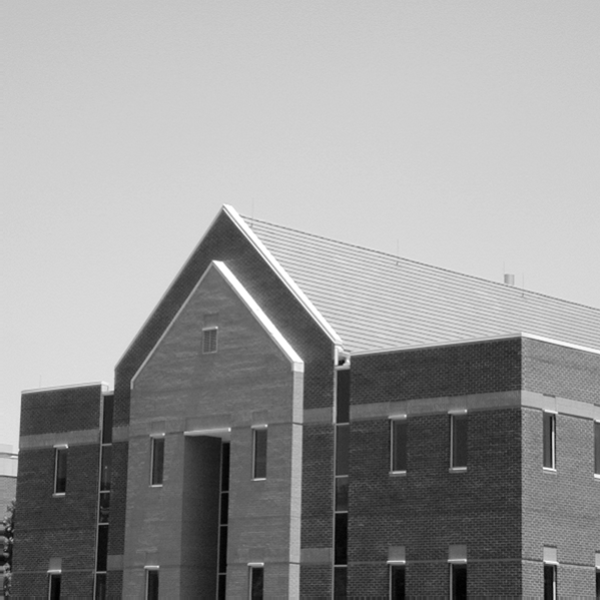
#> input picture en2550_homework/4/building.tif, 600 x 600 px
$ jupyter execute EX4_190144D.ipynb
#> lines starting #> are read from the running program, lines starting #| are printed output that depends on the picture; after the words box and inside, x2 and y2 are one past the last pixel; in counts of white or black regions, pixels touching at a corner belong together
Name : Dilshan J.V.A.P

Index number : 190144D

Exercise 4

[cell 1]
import numpy as np
import cv2 as cv
import matplotlib.pyplot as plt
from mpl_toolkits.mplot3d import Axes3D
from matplotlib import cm

[cell 2]
#(1)
fig,ax = plt.subplots(1,2,figsize=(16,8))
ax1=fig.add_subplot(121,projection='3d')
ax2=fig.add_subplot(122,projection='3d')

delta=0.1
XX,YY=np.meshgrid(np.arange(-5,5+delta,delta),np.arange(-5,5+delta,delta))

sigma=1
g=np.exp(-(XX**2+YY**2)/(2*sigma**2))
g/=np.sum(g)
sobel_v=np.array([[-1,-2,-1],[0,0,0],[1,2,1]],dtype=np.float32)
g_x=cv.filter2D(g,-1,sobel_v)
sobel_h=np.array([[-1,0,1],[-2,0,2],[-1,0,1]],dtype=np.float32)
g_y=cv.filter2D(g,-1,sobel_h)

surf1=ax1.plot_surface(XX,YY,g_x,cmap=cm.jet,linewidth=0,antialiased=True)
surf2=ax2.plot_surface(XX,YY,g_y,cmap=cm.jet,linewidth=0,antialiased=True)
plt.show()
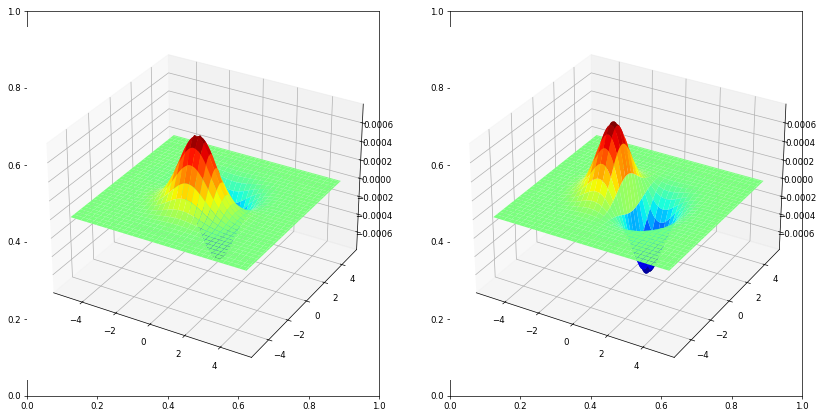
#> figure drawn by matplotlib, 2 panels

[cell 3]
#(4)
im = cv.imread (r'building.tif', cv.IMREAD_GRAYSCALE)
#> im is the input picture: shape (600, 600); min 0, max 255, mean 152.8
assert im is not None
edges = cv.Canny (im, 100, 200) # image, low threshold, high threshold
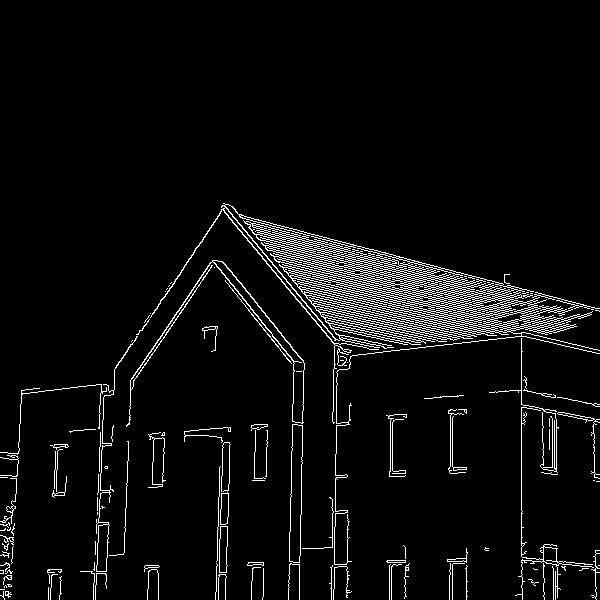
#> edges: shape (600, 600); 5% white in thin lines or dots, all inside (x1, y1, x2, y2) = (0, 203, 600, 600)
fig, ax = plt. subplots(1,2, figsize=(20, 20))
ax[0].imshow (im, cmap='gray')
ax[1].imshow (edges, cmap='gray')
plt.show()
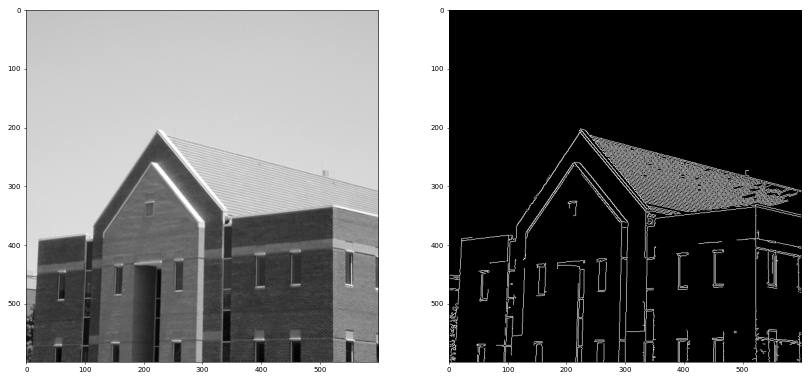
#> figure drawn by matplotlib, 2 panels

[cell 4]
#(2)
im = cv.imread (r'building.tif', cv.IMREAD_COLOR)
assert im is not None
gray = cv.cvtColor(im, cv.COLOR_BGR2GRAY)
gray= np. float32 (gray)
dst = cv.cornerHarris(gray, 2, 3, 0.04)
dst = cv.dilate(dst, None)
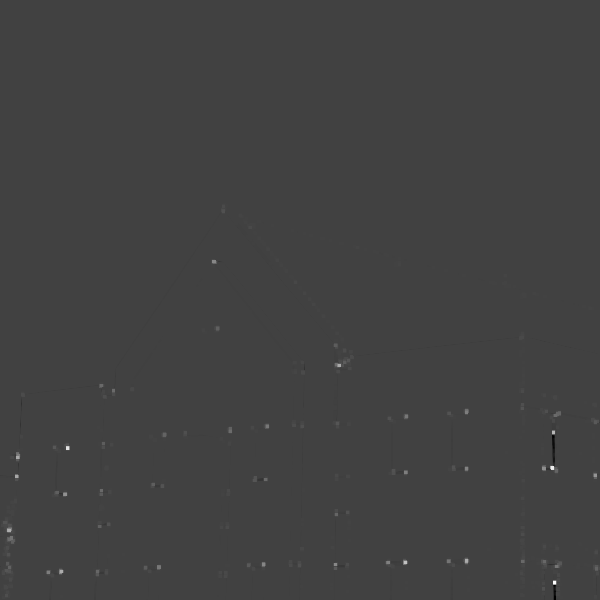
#> dst: shape (600, 600) float32; min -7770649.5, max 22525724, mean 21524.3; drawn with min black and max white
im[dst > 0.01*dst.max()] = [0, 0, 255]
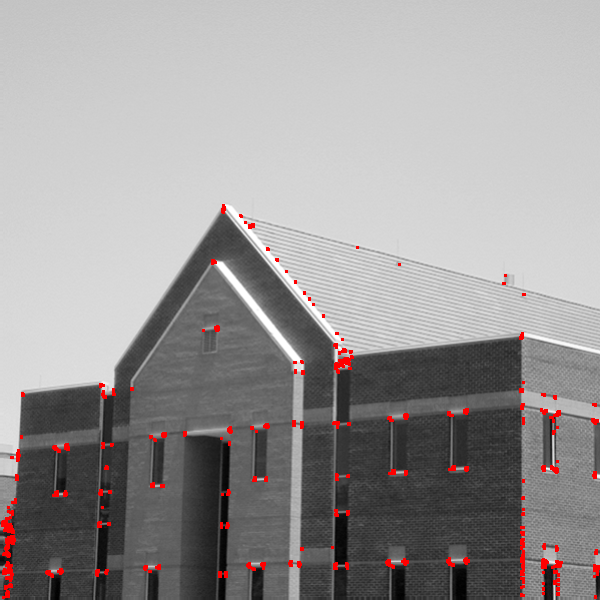
#> im: shape (600, 600, 3); 1.29% of pixels changed, all inside (x1, y1, x2, y2) = (1, 204, 600, 599)
fig, ax = plt. subplots(1,2, figsize=(20, 20))
ax[0].imshow (gray, cmap='gray')
ax[0].axis('off')
ax[1].imshow (im, cmap='gray')
ax[1].axis('off')
#> figure, not shown here; B, G, R data is drawn as R, G, B

[cell 5]
#(3)
from skimage.feature import peak_local_max
im = cv.imread (r'building.tif', cv.IMREAD_COLOR)
assert im is not None
fig, ax = plt. subplots(1,4, figsize=(20, 20))
ax[0].imshow (im, cmap='gray')
ax[0].set_title('Original')
I=cv.cvtColor(im,cv.COLOR_BGR2GRAY)
I=np.float32(I)

sobel_v=np.array([[-1,-2,-1],[0,0,0],[1,2,1]],dtype=np.float32)
sobel_h=np.array([[-1,0,1],[-2,0,2],[-1,0,1]],dtype=np.float32)

Ix=cv.filter2D(I,-1,sobel_v)
Iy=cv.filter2D(I,-1,sobel_h)
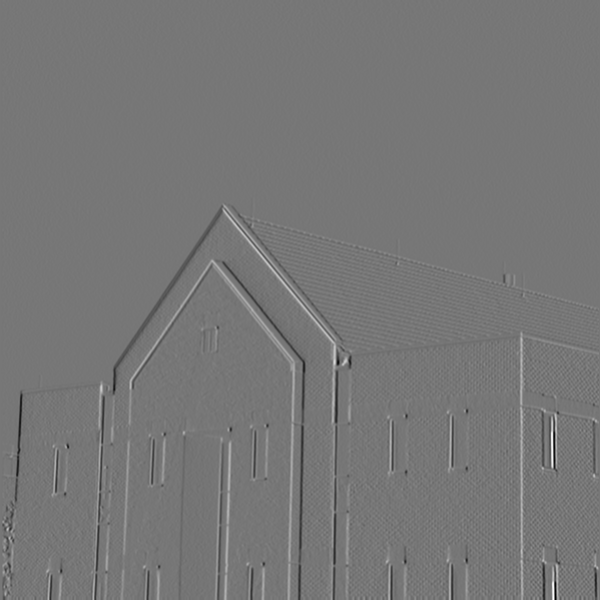
#> Iy: shape (600, 600) float32; min -677, max 772, mean -0.2; drawn with min black and max white

sigma=3
ksize=7
m11=cv.GaussianBlur(Ix*Ix,(ksize,ksize),sigma)
m12=cv.GaussianBlur(Ix*Iy,(ksize,ksize),sigma)
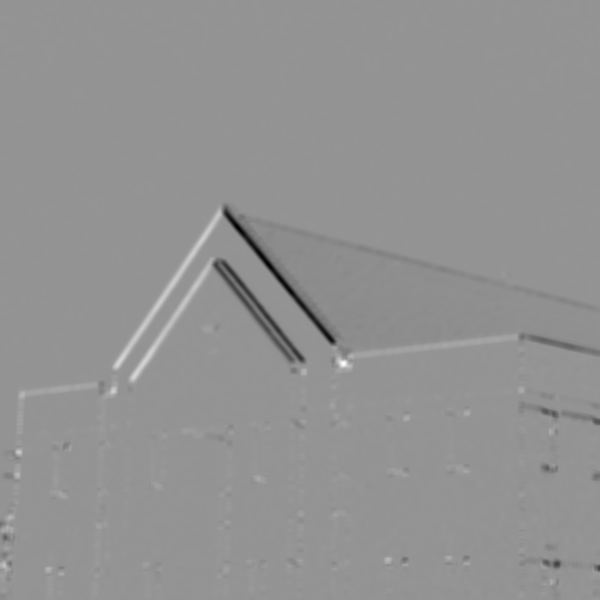
#> m12: shape (600, 600) float32; min -46421.2, max 33566.3, mean -267.1; drawn with min black and max white
m21=m12
m22=cv.GaussianBlur(Iy*Iy,(ksize,ksize),sigma)

det=m11*m22-m12*m21
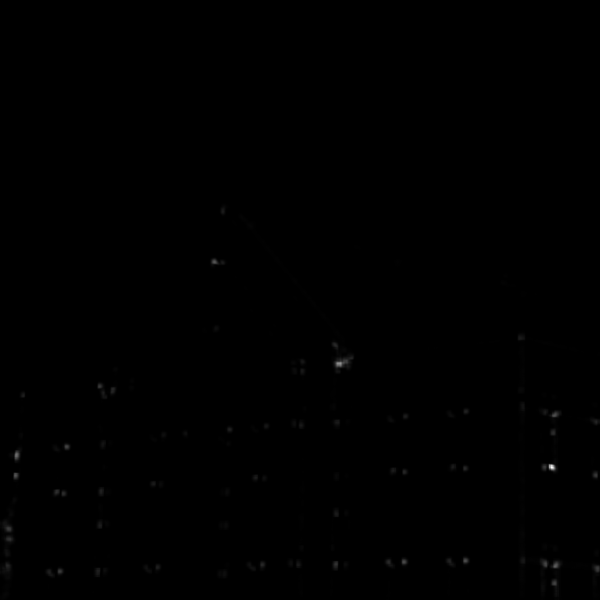
#> det: shape (600, 600) float32; min 7.1, max 5.58e+09, mean 7695048.5; drawn with min black and max white
trace=m11+m22
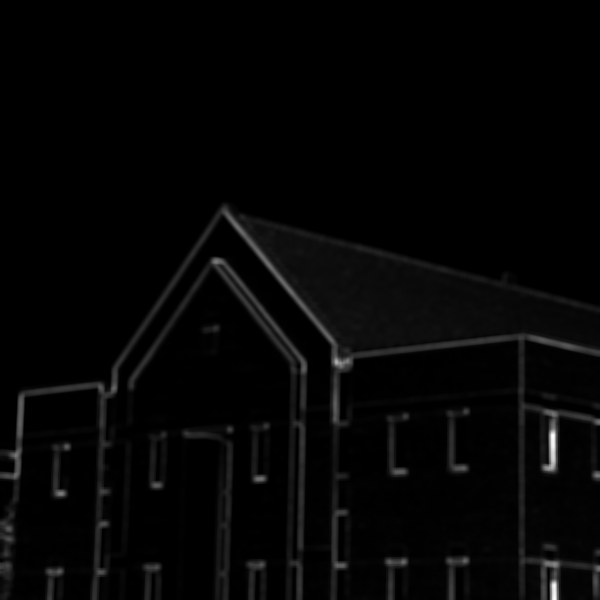
#> trace: shape (600, 600) float32; min 5.74, max 217900.3, mean 4656.9; drawn with min black and max white
alpha=0.04
R=det-alpha*trace**2
R[R<1e8]=0
cordinates=peak_local_max(R,min_distance=2)
#> cordinates = 93 pairs, first value 211 to 594, second value 5 to 597

ax[1].imshow (im, cmap='gray')
ax[1].plot(cordinates[:,1],cordinates[:,0],'r.')
ax[1].set_title('Detecting corners')
ax[2].imshow (Ix+127, cmap='gray')
ax[2].set_title('Applying Sobel Vertical Filter')
ax[3].imshow (Iy+127, cmap='gray')
ax[3].set_title('Applying Sobel Horizontal Filter')

for i in range(4):
    ax[i].axis('off')
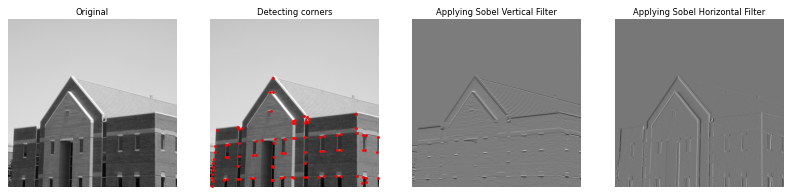
#> figure drawn by matplotlib, 4 panels
